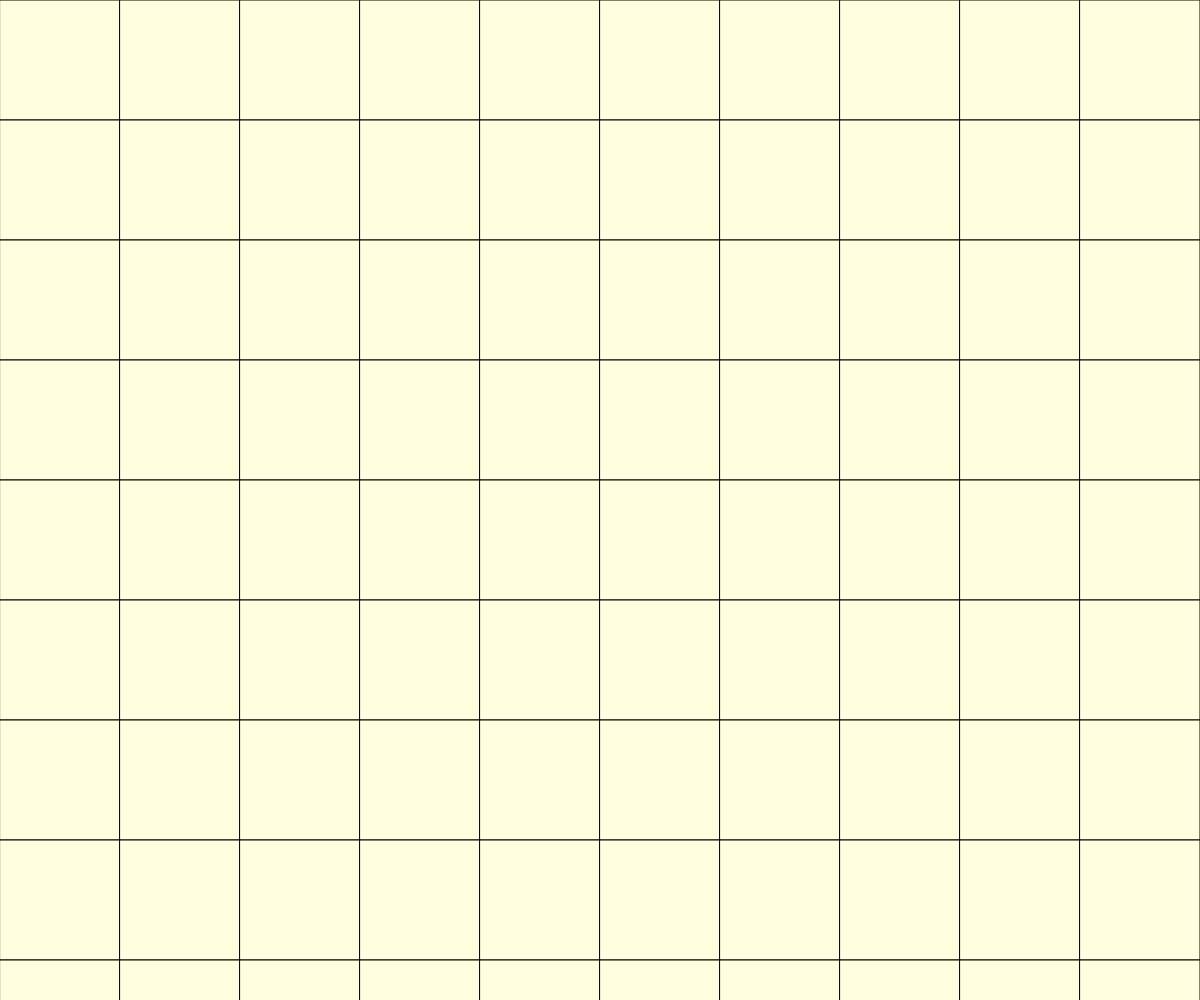
Frame 1 (no input)
Frame 60 (no input): identical to frame 1, image omitted
Frame 120 (the mouse pressed at the canvas centre since frame 60): identical to frame 1, image omitted

The p5.js sketch that drew this single still picture (run headless with seeded random() and noise() and a simulated clock; from frame 60 on, the mouse is pressed at the canvas centre):

// p5.js sketch
// ── sketch.js
function setup() {
  //runs one time
  createCanvas(windowWidth, windowHeight);
  fill("lightyellow");
  strokeWeight(1);
}

function draw() {
  //runs in a loop

  var num = 10; //num squares
  var sideLen = windowWidth / num; //side length of each square

  for (var y = 0; y < windowHeight; y += sideLen) {
    for (var x = 0; x < windowWidth; x += sideLen) {
      quad(x, y, x + sideLen, y, x + sideLen, y + sideLen, x, y + sideLen);
    }
  }
}

function windowResized(){
  resizeCanvas(windowWidth, windowHeight);
}
